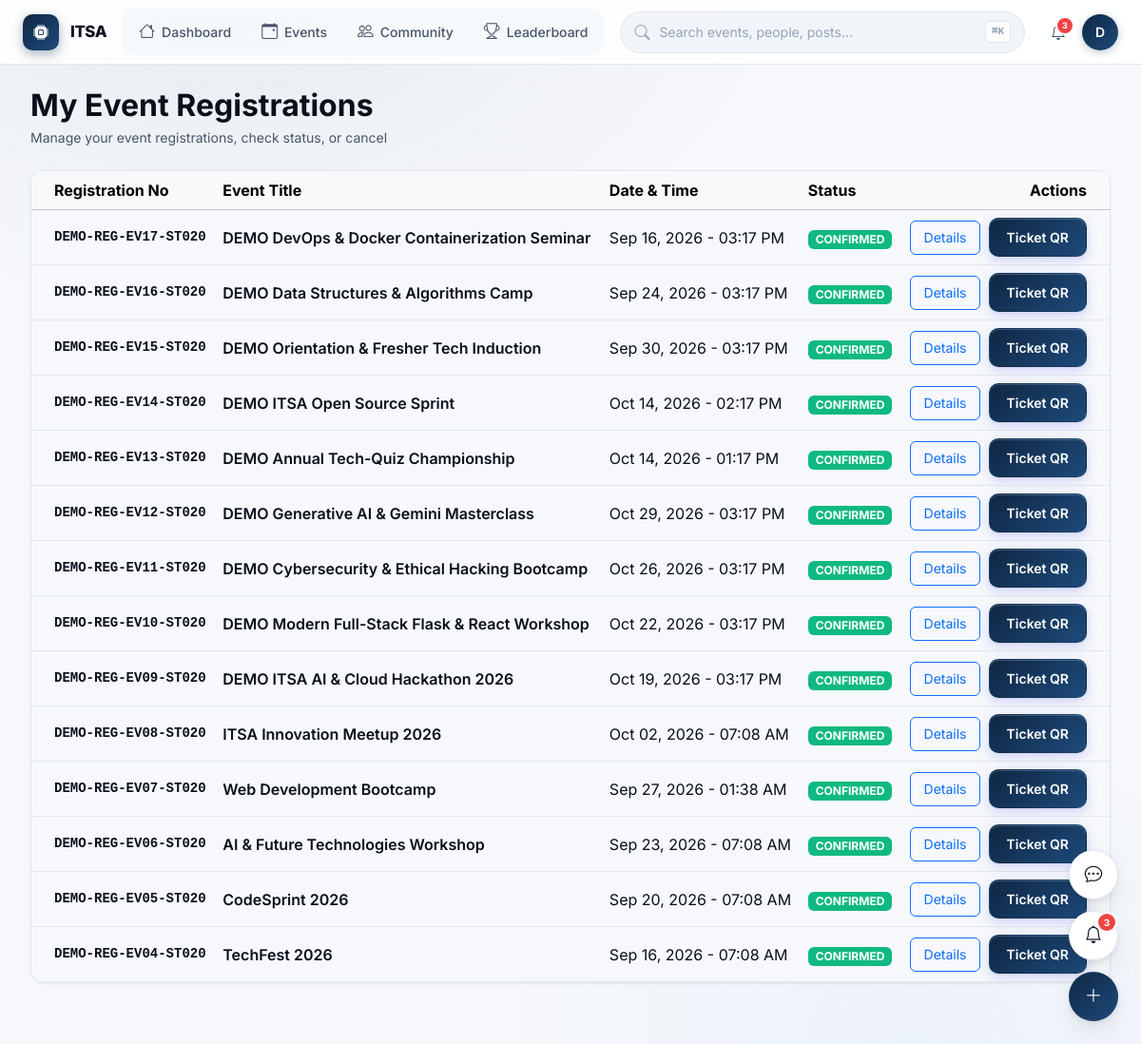
The page /student/events (signed in) on the database its author committed.
### app/models/user.py (models this page shows, shortened)
class User(UserMixin, db.Model):
    __tablename__ = 'users'
    id = db.Column(db.Integer, primary_key=True, autoincrement=True)
    email = db.Column(db.String(255), unique=True, nullable=False, index=True)
    password_hash = db.Column(db.String(255), nullable=False)
    full_name = db.Column(db.String(100), nullable=False)
    role = db.Column(db.Enum('STUDENT', 'COORDINATOR', 'ADMIN', name='user_roles'), default='STUDENT', nullable=False, index=True)
    is_active = db.Column(db.Boolean, default=True, nullable=False, index=True)
    is_suspended = db.Column(db.Boolean, default=False, nullable=False)
    profile_image = db.Column(db.String(255), nullable=True)
    created_at = db.Column(db.DateTime, default=datetime.utcnow, nullable=False)
    updated_at = db.Column(db.DateTime, default=datetime.utcnow, onupdate=datetime.utcnow, nullable=False)
    student_profile = db.relationship('StudentProfile', backref='user', uselist=False, cascade='all, delete-orphan')
    coordinator_profile = db.relationship('CoordinatorProfile', backref='user', uselist=False, cascade='all, delete-orphan')
    registrations = db.relationship('EventRegistration', backref='user', lazy='dynamic', cascade='all, delete-orphan')
    attendance_records = db.relationship('Attendance', foreign_keys='Attendance.user_id', backref='student', lazy='dynamic')
    scanned_attendances = db.relationship('Attendance', foreign_keys='Attendance.scanned_by', backref='coordinator', lazy='dynamic')
    certificates = db.relationship('Certificate', backref='user', lazy='dynamic', cascade='all, delete-orphan')
    feedback_submissions = db.relationship('Feedback', backref='user', lazy='dynamic', cascade='all, delete-orphan')
    posts = db.relationship('Post', backref='author', lazy='dynamic', cascade='all, delete-orphan')
    comments = db.relationship('Comment', backref='author', lazy='dynamic', cascade='all, delete-orphan')
    reactions = db.relationship('PostReaction', backref='user', lazy='dynamic', cascade='all, delete-orphan')
    saved_posts = db.relationship('SavedPost', backref='user', lazy='dynamic', cascade='all, delete-orphan')
    notifications = db.relationship('Notification', foreign_keys='Notification.user_id', backref='recipient', lazy='dynamic', cascade='all, delete-orphan')
    points_transactions = db.relationship('ItsaPoints', foreign_keys='ItsaPoints.user_id', backref='user', lazy='dynamic', cascade='all, delete-orphan')
    created_events = db.relationship('Event', backref='creator', lazy='dynamic')

### app/models/registration.py (models this page shows, shortened)
class EventRegistration(db.Model):
    __tablename__ = 'event_registrations'
    __table_args__ = (
        db.UniqueConstraint('event_id', 'user_id', name='uq_event_user_reg'),
    )
    id = db.Column(db.Integer, primary_key=True, autoincrement=True)
    event_id = db.Column(db.Integer, db.ForeignKey('events.id', ondelete='CASCADE'), nullable=False)
    user_id = db.Column(db.Integer, db.ForeignKey('users.id', ondelete='CASCADE'), nullable=False, index=True)
    registration_number = db.Column(db.String(100), unique=True, nullable=False) # ITSA-{EVENT}-{YEAR}-{SEQ}
    status = db.Column(
        db.Enum('CONFIRMED', 'CANCELLED', 'WAITLISTED', name='registration_statuses'),
        default='CONFIRMED',
        nullable=False,
        index=True
    )
    registered_at = db.Column(db.DateTime, default=datetime.utcnow, nullable=False)
    cancelled_at = db.Column(db.DateTime, nullable=True)
    cancellation_reason = db.Column(db.Text, nullable=True)
    ticket = db.relationship('EventTicket', backref='registration', uselist=False, cascade='all, delete-orphan')
    attendance = db.relationship('Attendance', backref='registration', uselist=False, cascade='all, delete-orphan')

### app/models/event.py (models this page shows, shortened)
class Event(db.Model):
    __tablename__ = 'events'
    id = db.Column(db.Integer, primary_key=True, autoincrement=True)
    title = db.Column(db.String(200), nullable=False)
    description = db.Column(db.Text, nullable=False)
    category_id = db.Column(db.Integer, db.ForeignKey('event_categories.id', ondelete='SET NULL'), nullable=True, index=True)
    venue_id = db.Column(db.Integer, db.ForeignKey('venues.id', ondelete='SET NULL'), nullable=True)
    poster_image = db.Column(db.String(255), nullable=True)
    start_datetime = db.Column(db.DateTime, nullable=False, index=True)
    end_datetime = db.Column(db.DateTime, nullable=False)
    registration_deadline = db.Column(db.DateTime, nullable=False)
    max_participants = db.Column(db.Integer, nullable=True) # Null = unlimited
    current_registrations = db.Column(db.Integer, default=0, nullable=False)
    status = db.Column(
        db.Enum('DRAFT', 'PUBLISHED', 'REGISTRATION_OPEN', 'REGISTRATION_CLOSED', 'ONGOING', 'COMPLETED', 'CANCELLED', name='event_statuses'),
        default='DRAFT',
        nullable=False,
        index=True
    )
    is_free = db.Column(db.Boolean, default=True, nullable=False)
    registration_fee = db.Column(db.Numeric(10, 2), default=0.00, nullable=False)
    tags = db.Column(db.String(500), nullable=True) # Comma-separated
    created_by = db.Column(db.Integer, db.ForeignKey('users.id', ondelete='RESTRICT'), nullable=False, index=True)
    created_at = db.Column(db.DateTime, default=datetime.utcnow, nullable=False)
    updated_at = db.Column(db.DateTime, default=datetime.utcnow, onupdate=datetime.utcnow, nullable=False)
    coordinators = db.relationship('EventCoordinator', backref='event', lazy='dynamic', cascade='all, delete-orphan')
    registrations = db.relationship('EventRegistration', backref='event', lazy='dynamic', cascade='all, delete-orphan')
    attendances = db.relationship('Attendance', backref='event', lazy='dynamic', cascade='all, delete-orphan')
    certificates = db.relationship('Certificate', backref='event', lazy='dynamic', cascade='all, delete-orphan')
    feedbacks = db.relationship('Feedback', backref='event', lazy='dynamic', cascade='all, delete-orphan')
    gallery_items = db.relationship('EventGallery', backref='event', lazy='dynamic', cascade='all, delete-orphan')
    volunteers = db.relationship('EventVolunteer', backref='event', lazy='dynamic', cascade='all, delete-orphan')
    posts = db.relationship('Post', backref='linked_event', lazy='dynamic')

### app/routes/pages.py (the view)
@pages_bp.route('/my-events')
@pages_bp.route('/student/events')
@student_required
def my_events():
    regs = EventRegistration.query.filter_by(user_id=current_user.id).order_by(EventRegistration.registered_at.desc()).all()
    return render_template('student/my_events.html', registrations=regs)

### app/templates/student/my_events.html (shortened to what this page needs)
{% extends "base.html" %}
{% block content %}
<div class="container-fluid p-0">
    <h2 class="fw-bold mb-1">My Event Registrations</h2>
    <p class="text-muted small mb-4">Manage your event registrations, check status, or cancel</p>
    <div class="card card-itsa overflow-hidden shadow-sm">
        <div class="table-responsive">
            <table class="table table-hover align-middle mb-0">
                <thead class="table-light">
                    <tr>
                        <th class="ps-4">Registration No</th>
                        <th>Event Title</th>
                        <th>Date & Time</th>
                        <th>Status</th>
                        <th class="text-end pe-4">Actions</th>
                    </tr>
                </thead>
                <tbody>
                    {% if registrations %}
                        {% for reg in registrations %}
                        <tr>
                            <td class="ps-4 font-monospace small fw-bold">{{ reg.registration_number }}</td>
                            <td class="fw-semibold">{{ reg.event.title }}</td>
                            <td>{{ reg.event.start_datetime.strftime('%b %d, %Y - %I:%M %p') }}</td>
                            <td>
                                <span class="badge {% if reg.status == 'CONFIRMED' %}bg-success{% else %}bg-secondary{% endif %}">
                                    {{ reg.status }}
                                </span>
                            </td>
                            <td class="text-end pe-4">
                                <a href="{{ url_for('pages.event_detail', event_id=reg.event.id) }}" class="btn btn-sm btn-outline-primary me-1">Details</a>
                                {% if reg.status == 'CONFIRMED' %}
                                <a href="{{ url_for('pages.my_tickets') }}" class="btn btn-sm btn-primary">Ticket QR</a>
                                {% endif %}
                            </td>
                        </tr>
                        {% endfor %}
                    {% else %}
                        <tr>
                            <td colspan="5" class="text-center py-5 text-muted">No registrations found.</td>
                        </tr>
                    {% endif %}
                </tbody>
            </table>
        </div>
    </div>
</div>
{% endblock %}

### app/templates/partials/command-bar.html (shortened to what this page needs)
<header id="app-command-bar" role="banner">
  <a href="{% if current_user.role == 'ADMIN' %}{{ url_for('pages.admin_dashboard') }}{% elif current_user.role == 'COORDINATOR' %}{{ url_for('pages.coordinator_dashboard') }}{% else %}{{ url_for('pages.student_dashboard') }}{% endif %}" class="cmd-brand">
    <span class="cmd-brand-logo"><i class="bi bi-cpu-fill"></i></span>
    <span class="cmd-brand-text">ITSA</span>
  </a>
  <nav class="cmd-nav" aria-label="Primary">
    {% if current_user.role == 'ADMIN' %}
      <a href="{{ url_for('pages.admin_dashboard') }}"
         class="cmd-nav-link {% if request.endpoint == 'pages.admin_dashboard' %}active{% endif %}">
        <i class="bi bi-speedometer2"></i> Dashboard
      </a>
      <a href="{{ url_for('pages.admin_events') }}"
         class="cmd-nav-link {% if request.endpoint == 'pages.admin_events' %}active{% endif %}">
        <i class="bi bi-calendar-event"></i> Events
      </a>
      <a href="{{ url_for('pages.admin_users') }}"
         class="cmd-nav-link {% if request.endpoint == 'pages.admin_users' %}active{% endif %}">
        <i class="bi bi-people"></i> Users
      </a>
      <a href="{{ url_for('pages.admin_analytics') }}"
         class="cmd-nav-link {% if request.endpoint == 'pages.admin_analytics' %}active{% endif %}">
        <i class="bi bi-bar-chart"></i> Analytics
      </a>
    {% else %}
      <a href="{{ url_for('pages.student_dashboard') }}"
         class="cmd-nav-link {% if request.endpoint == 'pages.student_dashboard' %}active{% endif %}">
        <i class="bi bi-house"></i> Dashboard
      </a>
      <a href="{{ url_for('pages.events_page') }}"
         class="cmd-nav-link {% if request.endpoint == 'pages.events_page' %}active{% endif %}">
        <i class="bi bi-calendar-event"></i> Events
      </a>
      <a href="{{ url_for('pages.social_feed') }}"
         class="cmd-nav-link {% if request.endpoint == 'pages.social_feed' %}active{% endif %}">
        <i class="bi bi-people"></i> Community
      </a>
      <a href="{{ url_for('pages.leaderboard_page') }}"
         class="cmd-nav-link {% if request.endpoint == 'pages.leaderboard_page' %}active{% endif %}">
        <i class="bi bi-trophy"></i> Leaderboard
      </a>
    {% endif %}
  </nav>
  <button class="cmd-search" type="button" aria-label="Open command palette" data-cmd-palette-open>
    <i class="bi bi-search cmd-search-icon"></i>
    <span class="cmd-search-placeholder">Search events, people, posts…</span>
    <kbd class="cmd-search-kbd">⌘K</kbd>
  </button>
  <div class="cmd-actions">
    <a href="{{ url_for('pages.notifications_page') }}"
       class="cmd-icon-btn always-show"
       aria-label="Notifications"
       data-itsa-notifications>
      <i class="bi bi-bell"></i>
      {% if unread_notifications_count and unread_notifications_count > 0 %}
        <span class="notification-badge">{{ unread_notifications_count }}</span>
      {% endif %}
    </a>
    <div class="cmd-user-menu" id="cmd-user-menu">
      <button class="cmd-avatar-btn" aria-label="Account menu" type="button" id="cmd-user-toggle">
        {{ current_user.full_name[0]|upper if current_user.full_name else 'U' }}
      </button>
    </div>
  </div>
</header>

### app/static/css/components.css (style rules this page uses)
.btn-sm { padding: 0.4rem 0.85rem; font-size: 0.875rem; border-radius: var(--radius-sm); }

### app/static/css/main.css (style rules this page uses)
:root { --itsa-primary: var(--brand-500); --itsa-primary-dark: var(--brand-600); --itsa-primary-soft: var(--brand-50); --itsa-gold: #fbbf24; --itsa-gold-dark: #f59e0b; --itsa-gold-gradient: linear-gradient(135deg, #fbbf24 0%, #d97706 100%); --itsa-success: var(--success-solid); --itsa-danger: var(--danger-solid); --itsa-dark: var(--text-primary); --itsa-muted: var(--text-muted); --itsa-light-bg: var(--surface-canvas); --itsa-card-bg: var(--surface-card); --itsa-border: var(--border-subtle); --itsa-glass: var(--surface-glass); --itsa-glass-strong: var(--surface-glass-strong); --itsa-overlay: var(--surface-overlay); --itsa-glow: var(--shadow-glow); --itsa-glow-sm: var(--shadow-glow-sm); }
body { font-family: var(--font-sans); background-color: var(--surface-canvas); color: var(--text-primary); min-height: 100vh; display: flex; flex-direction: column; -webkit-font-smoothing: antialiased; -moz-osx-font-smoothing: grayscale; }
.card-itsa { border: 1px solid var(--border-subtle); border-radius: var(--radius-lg); background-color: var(--surface-card); color: var(--text-primary); box-shadow: 0 1px 2px rgba(0, 0, 0, 0.03), 0 1px 3px rgba(0, 0, 0, 0.04); transition: transform var(--dur-base) var(--ease-spring), box-shadow var(--dur-base), border-color var(--dur-base); }
.btn-primary { background: var(--brand-gradient); border-color: transparent; color: #ffffff; font-weight: 600; border-radius: var(--radius-md); padding: 9px 18px; position: relative; overflow: hidden; isolation: isolate; box-shadow: 0 1px 2px rgba(0, 0, 0, 0.05), 0 4px 12px rgba(99, 102, 241, 0.25), inset 0 1px 0 rgba(255, 255, 255, 0.2); transition: transform var(--dur-fast) var(--ease-spring), box-shadow var(--dur-fast), background var(--dur-fast); }
.btn-primary::before { content: ''; position: absolute; inset: 0; background: linear-gradient(105deg, transparent 40%, rgba(255, 255, 255, 0.35) 50%, transparent 60%); transform: translateX(-100%); transition: transform 0.6s var(--ease-smooth); pointer-events: none; }

### rows shown on the page
User: full_name "D"
EventRegistration: registration_number "DEMO-REG-EV17-ST020", event "DEMO DevOps & Docker Containerization Seminar", event.start_datetime "Sep 16, 2026 - 03:17 PM", status "CONFIRMED"
EventRegistration: registration_number "DEMO-REG-EV16-ST020", event "DEMO Data Structures & Algorithms Camp", event.start_datetime "Sep 24, 2026 - 03:17 PM", status "CONFIRMED"
EventRegistration: registration_number "DEMO-REG-EV15-ST020", event "DEMO Orientation & Fresher Tech Induction", event.start_datetime "Sep 30, 2026 - 03:17 PM", status "CONFIRMED"
EventRegistration: registration_number "DEMO-REG-EV14-ST020", event "DEMO ITSA Open Source Sprint", event.start_datetime "Oct 14, 2026 - 02:17 PM", status "CONFIRMED"
EventRegistration: registration_number "DEMO-REG-EV13-ST020", event "DEMO Annual Tech-Quiz Championship", event.start_datetime "Oct 14, 2026 - 01:17 PM", status "CONFIRMED"
EventRegistration: registration_number "DEMO-REG-EV12-ST020", event "DEMO Generative AI & Gemini Masterclass", event.start_datetime "Oct 29, 2026 - 03:17 PM", status "CONFIRMED"
EventRegistration: registration_number "DEMO-REG-EV11-ST020", event "DEMO Cybersecurity & Ethical Hacking Bootcamp", event.start_datetime "Oct 26, 2026 - 03:17 PM", status "CONFIRMED"
EventRegistration: registration_number "DEMO-REG-EV10-ST020", event "DEMO Modern Full-Stack Flask & React Workshop", event.start_datetime "Oct 22, 2026 - 03:17 PM", status "CONFIRMED"
EventRegistration: registration_number "DEMO-REG-EV09-ST020", event "DEMO ITSA AI & Cloud Hackathon 2026", event.start_datetime "Oct 19, 2026 - 03:17 PM", status "CONFIRMED"
EventRegistration: registration_number "DEMO-REG-EV08-ST020", event "ITSA Innovation Meetup 2026", event.start_datetime "Oct 02, 2026 - 07:08 AM", status "CONFIRMED"
EventRegistration: registration_number "DEMO-REG-EV07-ST020", event "Web Development Bootcamp", event.start_datetime "Sep 27, 2026 - 01:38 AM", status "CONFIRMED"
EventRegistration: registration_number "DEMO-REG-EV06-ST020", event "AI & Future Technologies Workshop", event.start_datetime "Sep 23, 2026 - 07:08 AM", status "CONFIRMED"
EventRegistration: registration_number "DEMO-REG-EV05-ST020", event "CodeSprint 2026", event.start_datetime "Sep 20, 2026 - 07:08 AM", status "CONFIRMED"
EventRegistration: registration_number "DEMO-REG-EV04-ST020", event "TechFest 2026", event.start_datetime "Sep 16, 2026 - 07:08 AM", status "CONFIRMED"

### other values the page prints
{{ unread_notifications_count }} "3"
